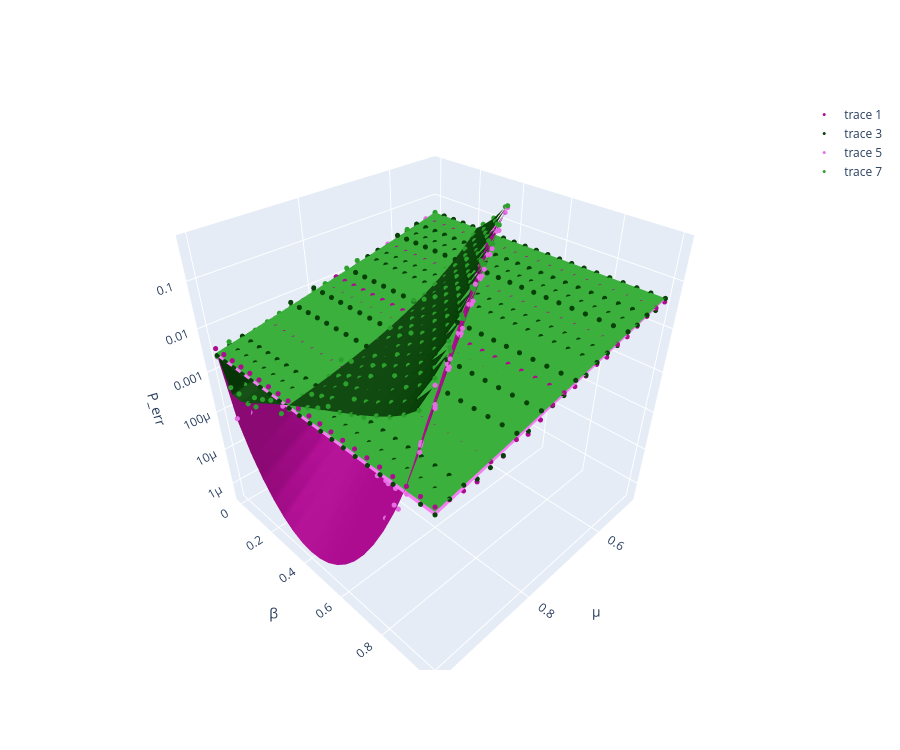

Notebook source saved alongside this figure:
### Code cell
reload_protocols()
sigmas = [0.0, 0.2]
im.plot_homodyne_perr(sigmas, colors_1, colors_2, dss = 'all', cs= 'all')

### Figure 1 — Plotly figure (JSON) as saved in the notebook; plotly's stock layout.template omitted (floating-point values rounded to 4 significant figures; data arrays with more than 128 entries replaced by an {"elided": "..."} marker saying what was removed)
{"data": [{"colorscale": [[0, "#e56ee5"], [1, "#e56ee5"]], "showscale": false, "surfacecolor": {"elided": "21x21 float values"}, "type": "surface", "x": {"elided": "21x21 float values"}, "y": {"elided": "21x21 float values"}, "z": {"elided": "21x21 float values"}}, {"marker": {"color": "#AD0B90", "size": 3}, "mode": "markers", "type": "scatter3d", "x": {"elided": "441 float values"}, "y": {"elided": "441 float values"}, "z": {"elided": "441 float values"}}, {"colorscale": [[0, "#2ca02c"], [1, "#2ca02c"]], "showscale": false, "surfacecolor": {"elided": "21x21 float values"}, "type": "surface", "x": {"elided": "21x21 float values"}, "y": {"elided": "21x21 float values"}, "z": {"elided": "21x21 float values"}}, {"marker": {"color": "#084108", "size": 3}, "mode": "markers", "type": "scatter3d", "x": {"elided": "441 float values"}, "y": {"elided": "441 float values"}, "z": {"elided": "441 float values"}}, {"colorscale": [[0, "#AD0B90"], [1, "#AD0B90"]], "showscale": false, "surfacecolor": {"elided": "21x21 float values"}, "type": "surface", "x": {"elided": "21x21 float values"}, "y": {"elided": "21x21 float values"}, "z": {"elided": "21x21 float values"}}, {"marker": {"color": "#e56ee5", "size": 3}, "mode": "markers", "type": "scatter3d", "x": {"elided": "441 float values"}, "y": {"elided": "441 float values"}, "z": {"elided": "441 float values"}}, {"colorscale": [[0, "#084108"], [1, "#084108"]], "showscale": false, "surfacecolor": {"elided": "21x21 float values"}, "type": "surface", "x": {"elided": "21x21 float values"}, "y": {"elided": "21x21 float values"}, "z": {"elided": "21x21 float values"}}, {"marker": {"color": "#2ca02c", "size": 3}, "mode": "markers", "type": "scatter3d", "x": {"elided": "441 float values"}, "y": {"elided": "441 float values"}, "z": {"elided": "441 float values"}}], "layout": {"height": 750, "scene": {"aspectmode": "cube", "xaxis": {"title": {"text": "μ"}}, "yaxis": {"title": {"text": "β"}}, "zaxis": {"title": {"text": "P_err"}, "type": "log"}}, "width": 900}}
